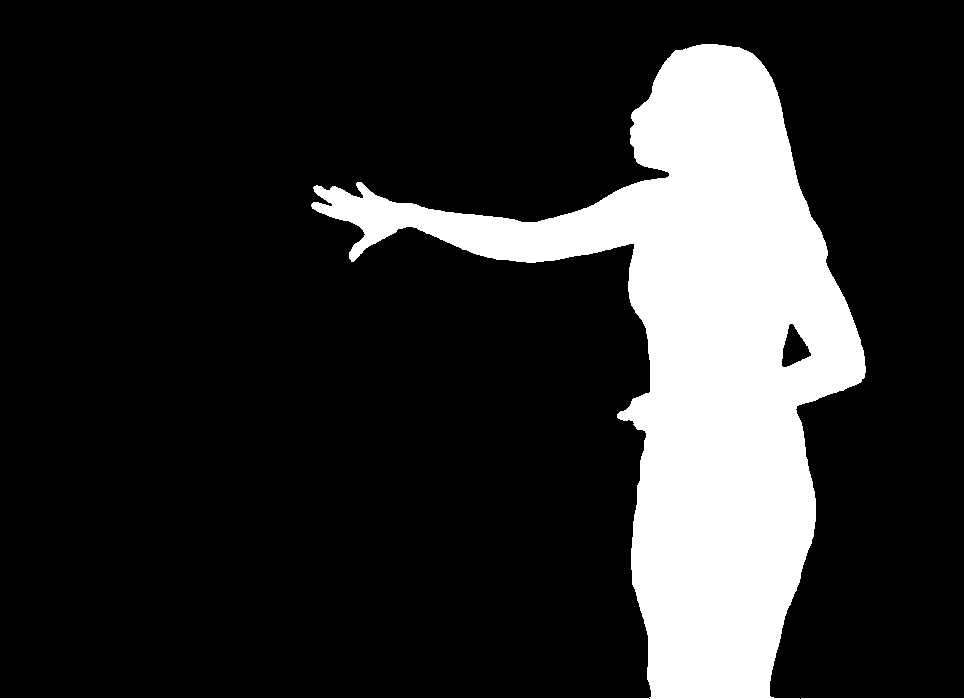

Source code (Python):
import cv2
import numpy as np
import matplotlib.pyplot as plt

def resize(dst, img):
    width = img.shape[1]
    height = img.shape[0]

    dim = (width, height)
    resized = cv2.resize(src=dst, dsize=dim, interpolation = cv2.INTER_AREA)
    return resized

def background_subtraction(foreground, background):
    foreground = np.copy(foreground)
    foreground = resize(foreground, background)
    # làm mờ ảnh foreground bằng bộ lọc làm mờ Gaussian
    foreground = cv2.GaussianBlur(foreground, (5,5), 0)

    diffence = cv2.absdiff(foreground,background)
    diffence = np.sum(diffence, axis=2) / 3.0
    _, diffence = cv2.threshold(diffence, 25, 255, cv2.THRESH_BINARY)
    #cv2.imshow("Foreground", diffence)
    #cv2.imwrite("foreground.png", diffence)
    #cv2.waitKey(0)
    return diffence
    




fg = cv2.imread('Image/pg4.png')
bg = cv2.imread('Image/background4.png')

foreground = background_subtraction(fg, bg)
plt.imshow(foreground, cmap='gray')
plt.axis('off')
plt.show()
